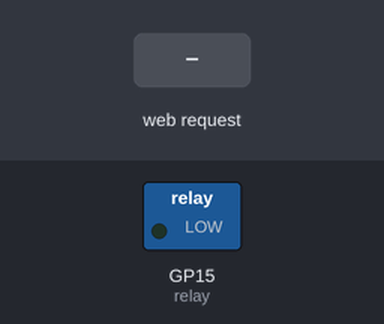
This program was run on a simulated Raspberry Pi Pico running MicroPython. Parts: switched loads named in the program (green lamp = pin HIGH). The test bench sets the inputs (shaded band). WiFi joins after 1.5 s; what the program prints to the serial console is not drawn.

Above: at 2.7 s.
2.8 s: HTTP request GET /on received
At 3.5 s:
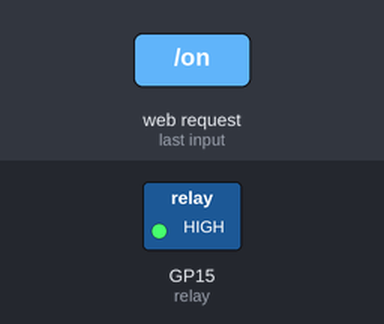
4.3 s: HTTP request GET /off received
At 4.7 s:
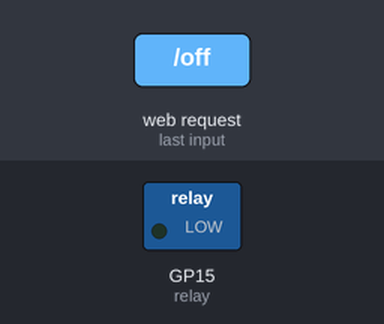
Timing chart, 0 to 7.3 s (numbered marks = the images above; inputs shaded):
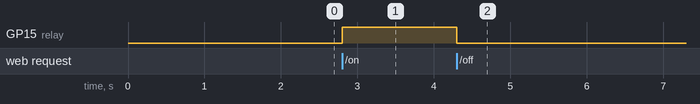

Measured:
- after the input at 2.8 s, GP15 (relay): LOW → HIGH at once
- after the input at 4.3 s, GP15 (relay): HIGH → LOW at once

The program:

main.py
```python
import network
import socket
import machine

# Wi-Fi Credentials
SSID = "Your_WiFi_SSID"  # Enter your network SSID
PASSWORD = "Your_WiFi_Password"  # Enter your network password

# Relay setup
relay = machine.Pin(15, machine.Pin.OUT)
relay.value(0)  # Ensure relay starts OFF

# Connect to Wi-Fi
wlan = network.WLAN(network.STA_IF)
wlan.active(True)
wlan.connect(SSID, PASSWORD)

print("Connecting to Wi-Fi...", end="")
while not wlan.isconnected():
    pass

# Get IP Address and Port
ip_address = wlan.ifconfig()[0]
port = 8080  # Change this if needed

print(f"\n✅ Connected to Wi-Fi!")
print(f"🌐 Access the Web Server at: http://{ip_address}:{port}")

# Web server setup
def web_page():
    state = "ON" if relay.value() == 1 else "OFF"
    html = f"""
    <html>
    <head><title>Pico W Smart Switch</title></head>
    <body>
        <h2>Raspberry Pi Pico W - Smart Home</h2>
        <p>Relay is currently: <strong>{state}</strong></p>
        <a href="/on"><button style="padding:10px 20px;">Turn ON</button></a>
        <a href="/off"><button style="padding:10px 20px;">Turn OFF</button></a>
    </body>
    </html>
    """
    return html

# Start Web Server on Specified Port
s = socket.socket(socket.AF_INET, socket.SOCK_STREAM)
s.bind(('', port))
s.listen(5)

while True:
    conn, addr = s.accept()
    print(f"🔗 Connection from {addr}")  # Debugging line
    request = conn.recv(1024).decode()
    print("📩 Request Received:", request)  # Debugging line

    if "/on" in request:
        relay.value(1)  # Turn ON relay
    elif "/off" in request:
        relay.value(0)  # Turn OFF relay

    response = web_page()
    conn.send("HTTP/1.1 200 OK\nContent-Type: text/html\n\n")
    conn.send(response)
    conn.close()
```
